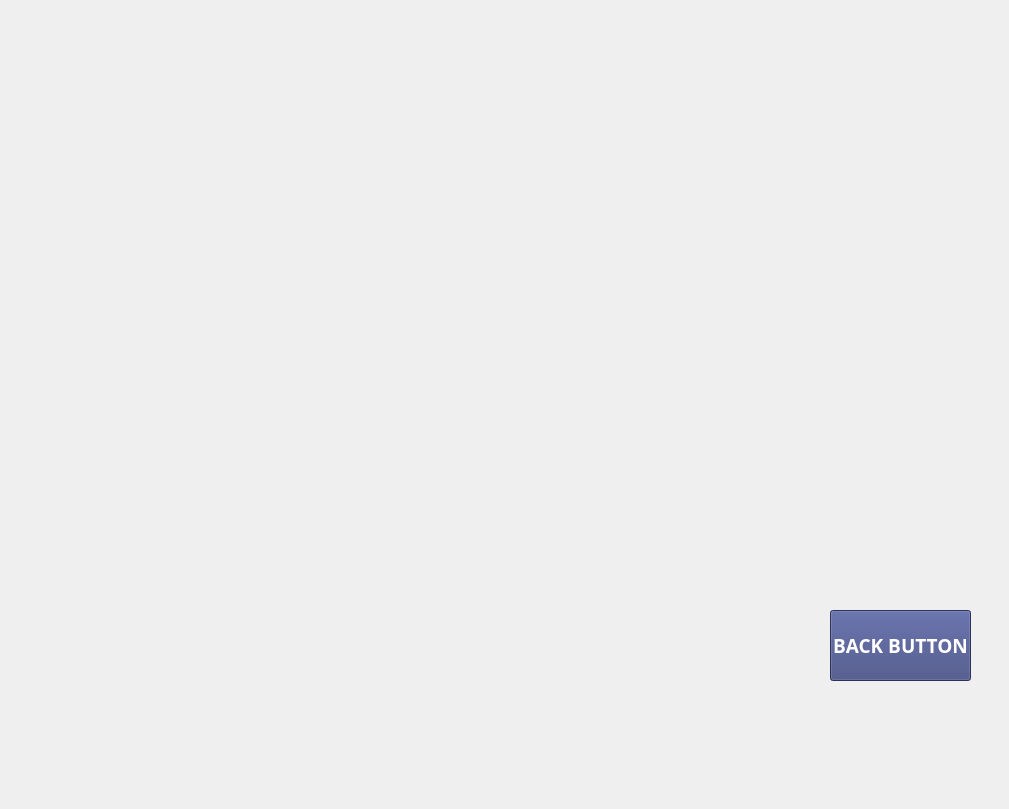
  <widget class="QWidget" name="page_23">
   <widget class="QLabel" name="label_24">
    <property name="geometry">
     <rect>
      <x>0</x>
      <y>0</y>
      <width>1000</width>
      <height>800</height>
     </rect>
    </property>
    <property name="text">
     <string/>
    </property>
    <property name="pixmap">
     <pixmap>24.png</pixmap>
    </property>
    <property name="scaledContents">
     <bool>true</bool>
    </property>
   </widget>
   <widget class="QPushButton" name="patient_profile_our_services">
    <property name="geometry">
     <rect>
      <x>240</x>
      <y>620</y>
      <width>191</width>
      <height>51</height>
     </rect>
    </property>
    <property name="styleSheet">
     <string>background-color: rgba(0, 0, 0, 0); border: none;</string>
    </property>
    <property name="text">
     <string/>
    </property>
    <property name="flat">
     <bool>true</bool>
    </property>
   </widget>
   <widget class="QPushButton" name="patient_profile_medical_history">
    <property name="geometry">
     <rect>
      <x>40</x>
      <y>620</y>
      <width>181</width>
      <height>51</height>
     </rect>
    </property>
    <property name="styleSheet">
     <string>background-color: rgba(0, 0, 0, 0); border: none;</string>
    </property>
    <property name="text">
     <string/>
    </property>
    <property name="flat">
     <bool>true</bool>
    </property>
   </widget>
   <widget class="QLineEdit" name="patient_profile_name">
    <property name="geometry">
     <rect>
      <x>240</x>
      <y>260</y>
      <width>351</width>
      <height>61</height>
     </rect>
    </property>
    <property name="font">
     <font>
      <family>MS PGothic</family>
      <pointsize>14</pointsize>
      <weight>75</weight>
      <bold>true</bold>
     </font>
    </property>
    <property name="styleSheet">
     <string>background-color: rgba(0, 0, 0, 0); border: none; font-weight: bold; color: rgba(0, 0, 0, 1);</string>
    </property>
    <property name="alignment">
     <set>Qt::AlignCenter</set>
    </property>
   </widget>
   <widget class="QLineEdit" name="patient_profile_email">
    <property name="geometry">
     <rect>
      <x>240</x>
      <y>330</y>
      <width>351</width>
      <height>61</height>
     </rect>
    </property>
    <property name="font">
     <font>
      <family>MS PGothic</family>
      <pointsize>14</pointsize>
      <weight>75</weight>
      <bold>true</bold>
     </font>
    </property>
    <property name="styleSheet">
     <string>background-color: rgba(0, 0, 0, 0); border: none; font-weight: bold; color: rgba(0, 0, 0, 1);</string>
    </property>
    <property name="alignment">
     <set>Qt::AlignCenter</set>
    </property>
   </widget>
   <widget class="QLineEdit" name="patient_profile_gender">
    <property name="geometry">
     <rect>
      <x>240</x>
      <y>400</y>
      <width>351</width>
      <height>61</height>
     </rect>
    </property>
    <property name="font">
     <font>
      <family>MS PGothic</family>
      <pointsize>14</pointsize>
      <weight>75</weight>
      <bold>true</bold>
     </font>
    </property>
    <property name="styleSheet">
     <string>background-color: rgba(0, 0, 0, 0); border: none; font-weight: bold; color: rgba(0, 0, 0, 1);</string>
    </property>
    <property name="alignment">
     <set>Qt::AlignCenter</set>
    </property>
   </widget>
   <widget class="QLineEdit" name="patient_profile_contact">
    <property name="geometry">
     <rect>
      <x>240</x>
      <y>470</y>
      <width>351</width>
      <height>61</height>
     </rect>
    </property>
    <property name="font">
     <font>
      <family>MS PGothic</family>
      <pointsize>14</pointsize>
      <weight>75</weight>
      <bold>true</bold>
     </font>
    </property>
    <property name="styleSheet">
     <string>background-color: rgba(0, 0, 0, 0); border: none; font-weight: bold; color: rgba(0, 0, 0, 1);</string>
    </property>
    <property name="alignment">
     <set>Qt::AlignCenter</set>
    </property>
   </widget>
   <widget class="QLineEdit" name="patient_profile_dob">
    <property name="geometry">
     <rect>
      <x>240</x>
      <y>550</y>
      <width>351</width>
      <height>61</height>
     </rect>
    </property>
    <property name="font">
     <font>
      <family>MS PGothic</family>
      <pointsize>14</pointsize>
      <weight>75</weight>
      <bold>true</bold>
     </font>
    </property>
    <property name="styleSheet">
     <string>background-color: rgba(0, 0, 0, 0); border: none; font-weight: bold; color: rgba(0, 0, 0, 1);</string>
    </property>
    <property name="alignment">
     <set>Qt::AlignCenter</set>
    </property>
   </widget>
   <widget class="QLineEdit" name="patient_profile_patient_id">
    <property name="geometry">
     <rect>
      <x>590</x>
      <y>170</y>
      <width>171</width>
      <height>41</height>
     </rect>
    </property>
    <property name="font">
     <font>
      <family>MS PGothic</family>
      <pointsize>15</pointsize>
      <weight>75</weight>
      <bold>true</bold>
     </font>
    </property>
    <property name="styleSheet">
     <string>background-color: rgba(0, 0, 0, 0); border: none; font-weight: bold; color: rgba(0, 0, 0, 1);</string>
    </property>
    <property name="alignment">
     <set>Qt::AlignCenter</set>
    </property>
    <property name="readOnly">
     <bool>true</bool>
    </property>
   </widget>
   <widget class="QPushButton" name="patient_profile_back_button">
    <property name="geometry">
     <rect>
      <x>830</x>
      <y>610</y>
      <width>141</width>
      <height>71</height>
     </rect>
    </property>
    <property name="font">
     <font>
      <family>MS PGothic</family>
      <pointsize>14</pointsize>
      <weight>75</weight>
      <bold>true</bold>
     </font>
    </property>
    <property name="styleSheet">
     <string notr="true">background-color: rgb(61, 70, 126);
color: rgb(255, 255, 255);</string>
    </property>
    <property name="text">
     <string>BACK BUTTON</string>
    </property>
    <property name="iconSize">
     <size>
      <width>110</width>
      <height>110</height>
     </size>
    </property>
   </widget>
  </widget>
